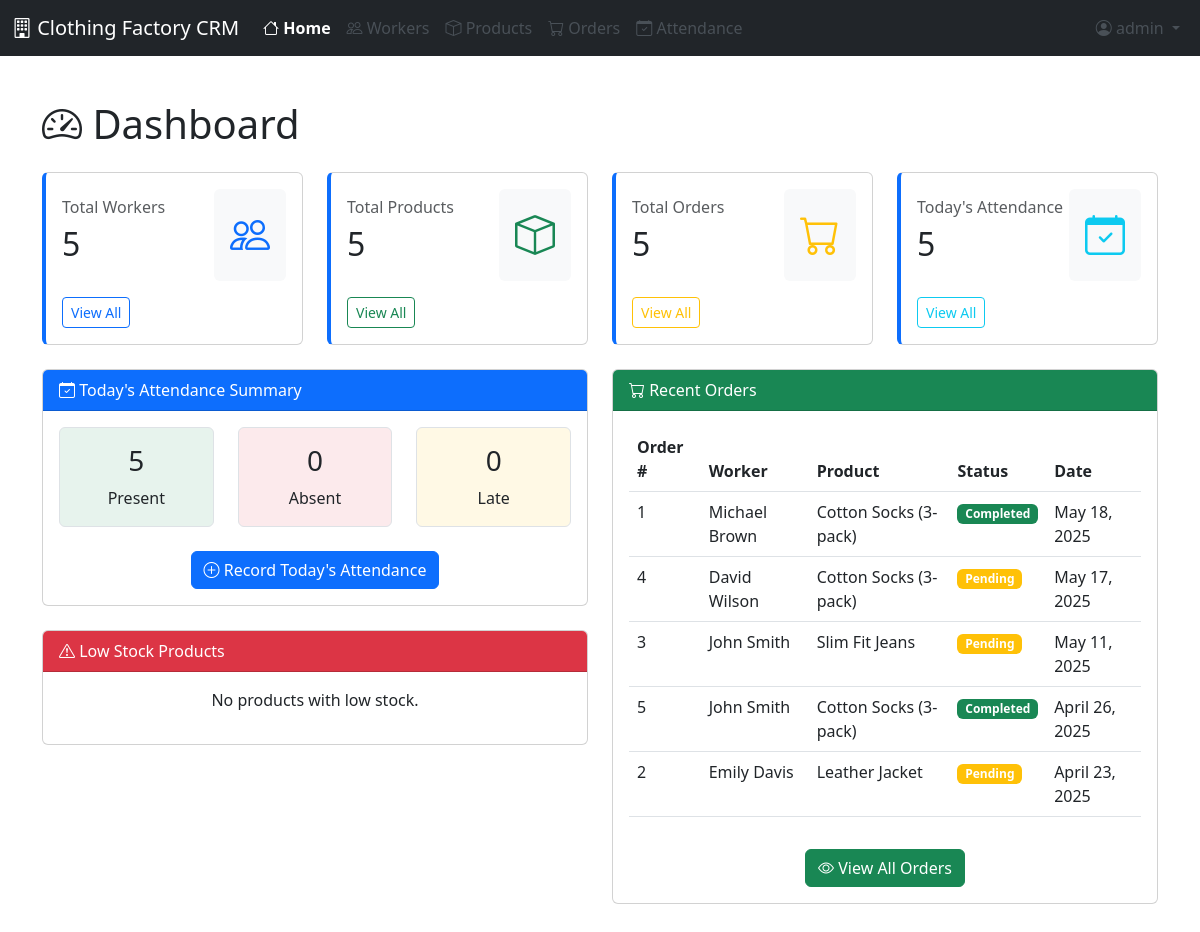
The app's page / (signed in) with its own data.
### crm/models.py (models this page shows, shortened)
class Order(models.Model):
    STATUS_CHOICES = [
        ('pending', 'Pending'),
        ('completed', 'Completed'),
        ('cancelled', 'Cancelled'),
    ]
    worker = models.ForeignKey(Worker, on_delete=models.CASCADE)
    product = models.ForeignKey(Product, on_delete=models.CASCADE)
    quantity = models.PositiveIntegerField()
    order_date = models.DateField(default=timezone.now)
    status = models.CharField(max_length=20, choices=STATUS_CHOICES, default='pending')

class Worker(models.Model):
    full_name = models.CharField(max_length=100)
    position = models.CharField(max_length=100)
    phone_number = models.CharField(max_length=20)
    join_date = models.DateField()

class Product(models.Model):
    CATEGORY_CHOICES = [
        ('shirts', 'Shirts'),
        ('pants', 'Pants'),
        ('dresses', 'Dresses'),
        ('jackets', 'Jackets'),
        ('accessories', 'Accessories'),
    ]
    name = models.CharField(max_length=100)
    category = models.CharField(max_length=20, choices=CATEGORY_CHOICES)
    price = models.DecimalField(max_digits=10, decimal_places=2)
    stock = models.PositiveIntegerField()

### crm/views.py (the view)
# urls.py: path('', views.home, name='home'),
@login_required
def home(request):
    total_workers = Worker.objects.count()
    total_products = Product.objects.count()
    total_orders = Order.objects.count()
    today = timezone.now().date()
    attendance_summary = {
        'present': Attendance.objects.filter(date=today, status='present').count(),
        'absent': Attendance.objects.filter(date=today, status='absent').count(),
        'late': Attendance.objects.filter(date=today, status='late').count(),
    }
    recent_orders = Order.objects.order_by('-order_date')[:5]
    low_stock_products = Product.objects.filter(stock__lt=10).order_by('stock')
    context = {
        'total_workers': total_workers,
        'total_products': total_products,
        'total_orders': total_orders,
        'attendance_summary': attendance_summary,
        'recent_orders': recent_orders,
        'low_stock_products': low_stock_products,
    }
    return render(request, 'crm/home.html', context)

### templates/crm/home.html (shortened to what this page needs)
{% extends 'base.html' %}
{% block content %}
<div class="container py-4">
    <h1 class="mb-4"><i class="bi bi-speedometer2"></i> Dashboard</h1>
    <div class="row mb-4">
        <div class="col-md-3">
            <div class="card card-dashboard h-100">
                <div class="card-body">
                    <div class="d-flex justify-content-between align-items-center">
                        <div>
                            <h6 class="text-muted">Total Workers</h6>
                            <h2>{{ total_workers }}</h2>
                        </div>
                        <div class="bg-light p-3 rounded">
                            <i class="bi bi-people fs-1 text-primary"></i>
                        </div>
                    </div>
                    <a href="{% url 'worker_list' %}" class="btn btn-sm btn-outline-primary mt-3">View All</a>
                </div>
            </div>
        </div>
        <div class="col-md-3">
            <div class="card card-dashboard h-100">
                <div class="card-body">
                    <div class="d-flex justify-content-between align-items-center">
                        <div>
                            <h6 class="text-muted">Total Products</h6>
                            <h2>{{ total_products }}</h2>
                        </div>
                        <div class="bg-light p-3 rounded">
                            <i class="bi bi-box fs-1 text-success"></i>
                        </div>
                    </div>
                    <a href="{% url 'product_list' %}" class="btn btn-sm btn-outline-success mt-3">View All</a>
                </div>
            </div>
        </div>
        <div class="col-md-3">
            <div class="card card-dashboard h-100">
                <div class="card-body">
                    <div class="d-flex justify-content-between align-items-center">
                        <div>
                            <h6 class="text-muted">Total Orders</h6>
                            <h2>{{ total_orders }}</h2>
                        </div>
                        <div class="bg-light p-3 rounded">
                            <i class="bi bi-cart fs-1 text-warning"></i>
                        </div>
                    </div>
                    <a href="{% url 'order_list' %}" class="btn btn-sm btn-outline-warning mt-3">View All</a>
                </div>
            </div>
        </div>
        <div class="col-md-3">
            <div class="card card-dashboard h-100">
                <div class="card-body">
                    <div class="d-flex justify-content-between align-items-center">
                        <div>
                            <h6 class="text-muted">Today's Attendance</h6>
                            <h2>{{ attendance_summary.present }}</h2>
                        </div>
                        <div class="bg-light p-3 rounded">
                            <i class="bi bi-calendar-check fs-1 text-info"></i>
                        </div>
                    </div>
                    <a href="{% url 'attendance_list' %}" class="btn btn-sm btn-outline-info mt-3">View All</a>
                </div>
            </div>
        </div>
    </div>
    <div class="row">
        <div class="col-md-6">
            <div class="card mb-4">
                <div class="card-header bg-primary text-white">
                    <i class="bi bi-calendar-check"></i> Today's Attendance Summary
                </div>
                <div class="card-body">
                    <div class="row text-center">
                        <div class="col-md-4">
                            <div class="p-3 border rounded mb-2 bg-success bg-opacity-10">
                                <h3>{{ attendance_summary.present }}</h3>
                                <p class="mb-0">Present</p>
                            </div>
                        </div>
                        <div class="col-md-4">
                            <div class="p-3 border rounded mb-2 bg-danger bg-opacity-10">
                                <h3>{{ attendance_summary.absent }}</h3>
                                <p class="mb-0">Absent</p>
                            </div>
                        </div>
                        <div class="col-md-4">
                            <div class="p-3 border rounded mb-2 bg-warning bg-opacity-10">
                                <h3>{{ attendance_summary.late }}</h3>
                                <p class="mb-0">Late</p>
                            </div>
                        </div>
                    </div>
                    <div class="text-center mt-3">
                        <a href="{% url 'attendance_bulk_create' %}" class="btn btn-primary">
                            <i class="bi bi-plus-circle"></i> Record Today's Attendance
                        </a>
                    </div>
                </div>
            </div>
            <div class="card">
                <div class="card-header bg-danger text-white">
                    <i class="bi bi-exclamation-triangle"></i> Low Stock Products
                </div>
                <div class="card-body">
                    {% if low_stock_products %}
                        <div class="table-responsive">
                            <table class="table table-hover">
                                <thead>
                                    <tr>
                                        <th>Product</th>
                                        <th>Category</th>
                                        <th>Stock</th>
                                        <th>Action</th>
                                    </tr>
                                </thead>
                                <tbody>
                                    {% for product in low_stock_products %}
                                        <tr>
                                            <td>{{ product.name }}</td>
                                            <td>{{ product.get_category_display }}</td>
                                            <td>
                                                <span class="badge bg-danger">{{ product.stock }}</span>
                                            </td>
                                            <td>
                                                <a href="{% url 'product_update' product.id %}" class="btn btn-sm btn-outline-primary">
                                                    <i class="bi bi-pencil"></i> Update
                                                </a>
                                            </td>
                                        </tr>
                                    {% endfor %}
                                </tbody>
                            </table>
                        </div>
                    {% else %}
                        <p class="text-center">No products with low stock.</p>
                    {% endif %}
                </div>
            </div>
        </div>
        <div class="col-md-6">
            <div class="card">
                <div class="card-header bg-success text-white">
                    <i class="bi bi-cart"></i> Recent Orders
                </div>
                <div class="card-body">
                    {% if recent_orders %}
                        <div class="table-responsive">
                            <table class="table table-hover">
                                <thead>
                                    <tr>
                                        <th>Order #</th>
                                        <th>Worker</th>
                                        <th>Product</th>
                                        <th>Status</th>
                                        <th>Date</th>
                                    </tr>
                                </thead>
                                <tbody>
                                    {% for order in recent_orders %}
                                        <tr>
                                            <td>{{ order.id }}</td>
                                            <td>{{ order.worker.full_name }}</td>
                                            <td>{{ order.product.name }}</td>
                                            <td>
                                                {% if order.status == 'pending' %}
                                                    <span class="badge bg-warning">Pending</span>
                                                {% elif order.status == 'completed' %}
                                                    <span class="badge bg-success">Completed</span>
                                                {% else %}
                                                    <span class="badge bg-danger">Cancelled</span>
                                                {% endif %}
                                            </td>
                                            <td>{{ order.order_date }}</td>
                                        </tr>
                                    {% endfor %}
                                </tbody>
                            </table>
                        </div>
                        <div class="text-center mt-3">
                            <a href="{% url 'order_list' %}" class="btn btn-success">
                                <i class="bi bi-eye"></i> View All Orders
                            </a>
                        </div>
                    {% else %}
                        <p class="text-center">No recent orders.</p>
                    {% endif %}
                </div>
            </div>
        </div>
    </div>
</div>
{% endblock %}

### templates/base.html (shortened to what this page needs)
<!DOCTYPE html>
<html lang="en">
<head>
    <link href="https://cdn.jsdelivr.net/npm/bootstrap@5.3.0-alpha1/dist/css/bootstrap.min.css" rel="stylesheet">
    <link rel="stylesheet" href="https://cdn.jsdelivr.net/npm/bootstrap-icons@1.10.3/font/bootstrap-icons.css">
</head>
<body>
    <nav class="navbar navbar-expand-lg navbar-dark bg-dark">
        <div class="container-fluid">
            <a class="navbar-brand" href="{% url 'home' %}">
                <i class="bi bi-building"></i> Clothing Factory CRM
            </a>
            <div class="collapse navbar-collapse" id="navbarNav">
                <ul class="navbar-nav me-auto">
                    <li class="nav-item">
                        <a class="nav-link {% if request.path == '/' %}active{% endif %}" href="{% url 'home' %}">
                            <i class="bi bi-house"></i> Home
                        </a>
                    </li>
                    <li class="nav-item">
                        <a class="nav-link {% if '/workers/' in request.path %}active{% endif %}" href="{% url 'worker_list' %}">
                            <i class="bi bi-people"></i> Workers
                        </a>
                    </li>
                    <li class="nav-item">
                        <a class="nav-link {% if '/products/' in request.path %}active{% endif %}" href="{% url 'product_list' %}">
                            <i class="bi bi-box"></i> Products
                        </a>
                    </li>
                    <li class="nav-item">
                        <a class="nav-link {% if '/orders/' in request.path %}active{% endif %}" href="{% url 'order_list' %}">
                            <i class="bi bi-cart"></i> Orders
                        </a>
                    </li>
                    <li class="nav-item">
                        <a class="nav-link {% if '/attendance/' in request.path %}active{% endif %}" href="{% url 'attendance_list' %}">
                            <i class="bi bi-calendar-check"></i> Attendance
                        </a>
                    </li>
                </ul>
                <ul class="navbar-nav">
                    {% if user.is_authenticated %}
                    <li class="nav-item dropdown">
                        <a class="nav-link dropdown-toggle" href="#" id="navbarDropdown" role="button" data-bs-toggle="dropdown">
                            <i class="bi bi-person-circle"></i> {{ user.username }}
                        </a>
                    </li>
                    {% else %}
                    <li class="nav-item">
                        <a class="nav-link" href="{% url 'login' %}"><i class="bi bi-box-arrow-in-right"></i> Login</a>
                    </li>
                    {% endif %}
                </ul>
            </div>
        </div>
    </nav>
    <div class="container-fluid">
        <div class="row">
            <main class="col-md-12 ms-sm-auto px-md-4 content">
                {% block content %}{% endblock %}
            </main>
        </div>
    </div>
</body>
</html>

### templates/base.html (style rules this page uses)
.content { padding: 20px; }
.nav-link { color: #495057; }
.nav-link.active { color: #0d6efd; font-weight: bold; }
.card-dashboard { border-left: 4px solid #0d6efd; }

### records on screen
Order: id "1", worker.full_name "Michael Brown", product.name "Cotton Socks (3-pack)", status "Completed", order_date "May 18, 2025"
Order: id "4", worker.full_name "David Wilson", product.name "Cotton Socks (3-pack)", status "Pending", order_date "May 17, 2025"
Order: id "3", worker.full_name "John Smith", product.name "Slim Fit Jeans", status "Pending", order_date "May 11, 2025"
Order: id "5", worker.full_name "John Smith", product.name "Cotton Socks (3-pack)", status "Completed", order_date "April 26, 2025"
Order: id "2", worker.full_name "Emily Davis", product.name "Leather Jacket", status "Pending", order_date "April 23, 2025"

### other values on screen
{{ user.username }} "admin"
{{ total_workers }} "5"
{{ total_products }} "5"
{{ total_orders }} "5"
{{ attendance_summary.present }} "5"
{{ attendance_summary.absent }} "0"
{{ attendance_summary.late }} "0"
